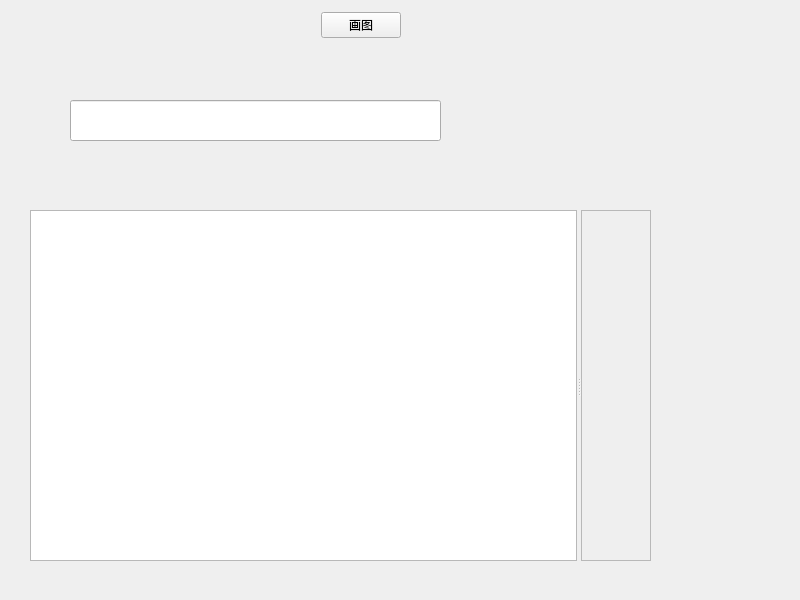
<?xml version="1.0" encoding="UTF-8"?>
<ui version="4.0">
 <class>Widget</class>
 <widget class="QWidget" name="Widget">
  <property name="geometry">
   <rect>
    <x>0</x>
    <y>0</y>
    <width>800</width>
    <height>600</height>
   </rect>
  </property>
  <property name="windowTitle">
   <string>Widget</string>
  </property>
  <widget class="QWidget" name="layoutWidget">
   <property name="geometry">
    <rect>
     <x>110</x>
     <y>10</y>
     <width>501</width>
     <height>30</height>
    </rect>
   </property>
   <layout class="QHBoxLayout" name="horizontalLayout">
    <item>
     <spacer name="horizontalSpacer">
      <property name="orientation">
       <enum>Qt::Horizontal</enum>
      </property>
      <property name="sizeHint" stdset="0">
       <size>
        <width>40</width>
        <height>20</height>
       </size>
      </property>
     </spacer>
    </item>
    <item>
     <widget class="QPushButton" name="pushButton">
      <property name="text">
       <string>画图</string>
      </property>
     </widget>
    </item>
    <item>
     <spacer name="horizontalSpacer_2">
      <property name="orientation">
       <enum>Qt::Horizontal</enum>
      </property>
      <property name="sizeHint" stdset="0">
       <size>
        <width>40</width>
        <height>20</height>
       </size>
      </property>
     </spacer>
    </item>
   </layout>
  </widget>
  <widget class="QSplitter" name="splitter">
   <property name="geometry">
    <rect>
     <x>30</x>
     <y>210</y>
     <width>621</width>
     <height>351</height>
    </rect>
   </property>
   <property name="orientation">
    <enum>Qt::Horizontal</enum>
   </property>
   <widget class="QTableView" name="tableView"/>
   <widget class="QScrollArea" name="scrollArea">
    <property name="widgetResizable">
     <bool>true</bool>
    </property>
    <widget class="QWidget" name="scrollAreaWidgetContents">
     <property name="geometry">
      <rect>
       <x>0</x>
       <y>0</y>
       <width>85</width>
       <height>349</height>
      </rect>
     </property>
    </widget>
   </widget>
  </widget>
  <widget class="QLineEdit" name="lineEdit">
   <property name="geometry">
    <rect>
     <x>70</x>
     <y>100</y>
     <width>371</width>
     <height>41</height>
    </rect>
   </property>
  </widget>
 </widget>
 <resources/>
 <connections/>
</ui>
